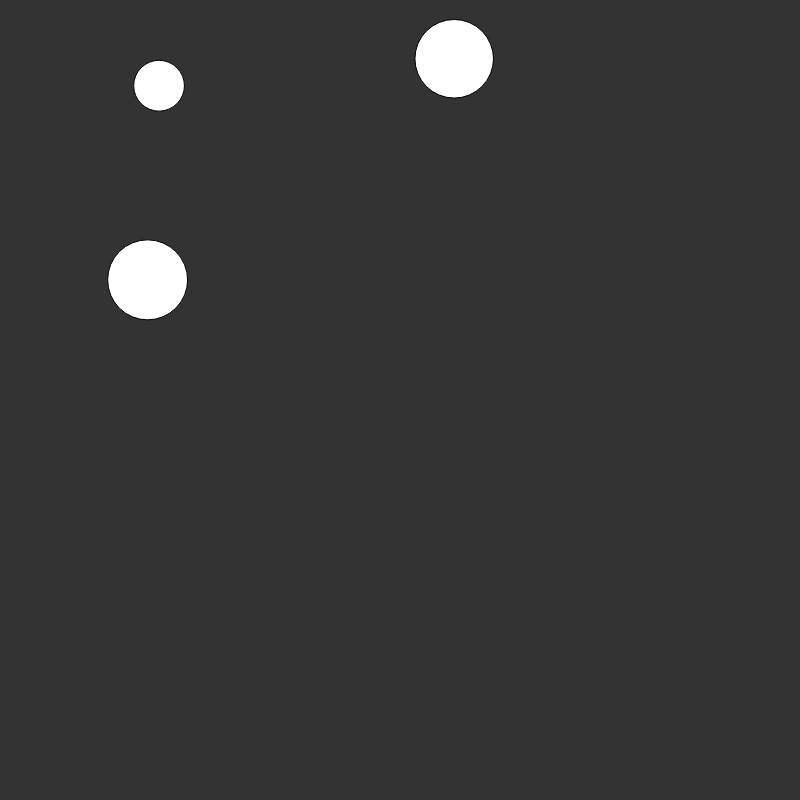
Frame 1 (no input)
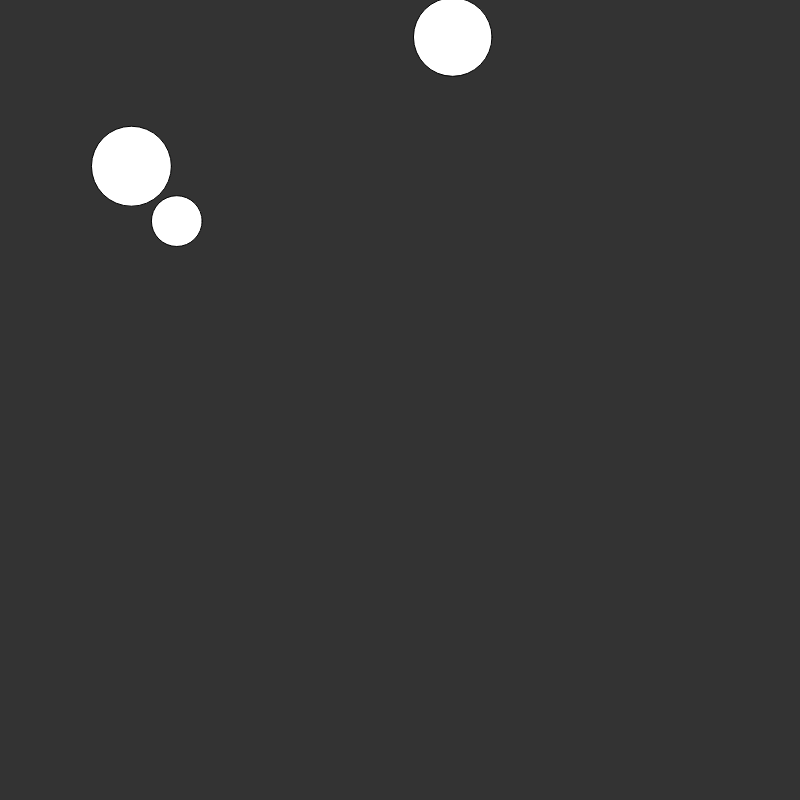
Frame 60 (no input)
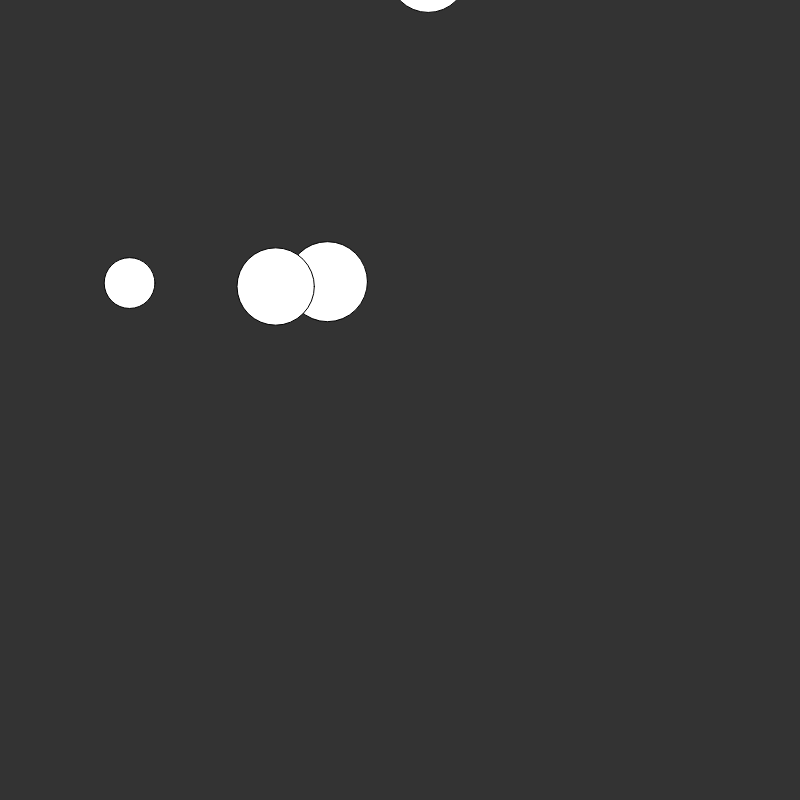
Frame 120 (the mouse pressed at the canvas centre since frame 60)

The p5.js sketch that drew these frames (run headless with seeded random() and noise() and a simulated clock; from frame 60 on, the mouse is pressed at the canvas centre):

// p5.js sketch
// ── sketch.js


var orbs = [];
function setup() 
{ 
    createCanvas(800,800);
   for( var i = 0; i<3; i++)
   {
      var r = random(30,100);
      orbs.push(new Orb(random(r/2,600-r/2),random(r/2,400-r/2),r));
    }

} 

function mousePressed(){
    orbs.push(new Orb(mouseX,mouseY,random(30,100)));
  
}


function draw() 
{ 
    background(51);
  
  for( let i = 0; i<orbs.length; i++)
    orbs[i].draw();
  
  
  
  for( let i = 0; i<orbs.length; i++)
    orbs[i].update();
  
  for(let i = 0; i<orbs.length; i++)
  for(let j = 0; j<orbs.length; j++)
    {
          orbs[i].attract(orbs[j]);
    }
  
}
// ── orb.js
class Orb{
  
  constructor(x,y,r){
    this.pos = createVector(x,y);
    var speed = 0
    this.vel = createVector(random(-speed,speed),random(-speed,speed));
    this.accel = createVector(0,0);
    this.r = r;
    this.color = color('red');
    this.isStationary = false;
  
  
   this.draw = function()
   {
     ellipseMode(CENTER);
     ellipse(this.pos.x,this.pos.y,this.r);
   }
   
   this.randomLoc = function(){
    this.pos.x = random(this.r/2,600-this.r/2);
    this.pos.y = random(this.r/2,600-this.r/2);
   }
  
   this.attract = function(other){
     if(other.isStationary)
       return;
     
     var g = 0.00005;
     
     
     let force = p5.Vector.sub(this.pos,other.pos).normalize();
     let dist1 = dist(this.pos.x,this.pos.y,other.pos.x,other.pos.y);
     let m = g*this.r*other.r/(dist1*dist1);
     force.mag(m);
     
     other.applyForce(force)
     
     
     
     
   }
   
   this.applyForce = function(force){
     this.accel.add(force);
   }
   
   this.update = function(){
      this.vel.add(this.accel);
     this.pos.add(this.vel);
     this.accel.mult(0);
     
   }
   
 
}
}
